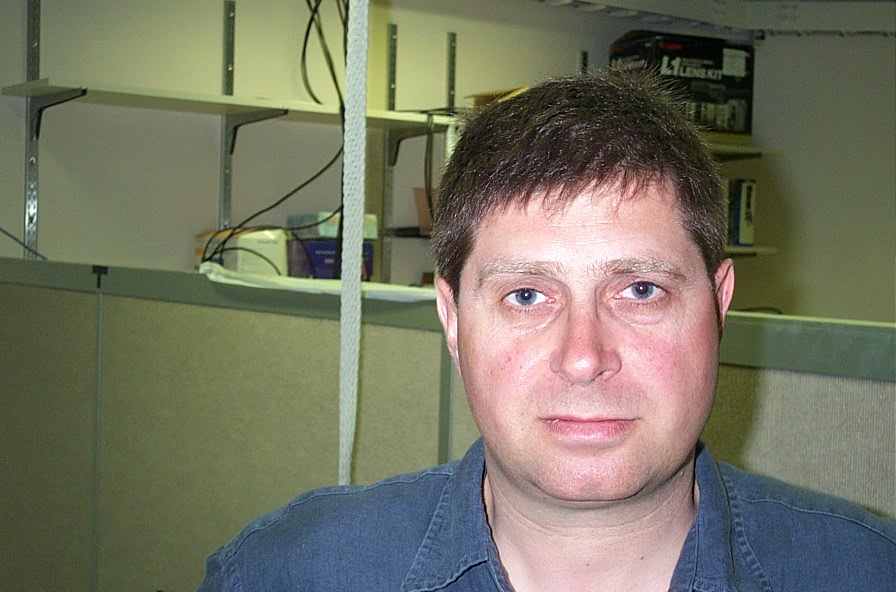
#> input picture face and gender recognition/images/image_0005.jpg, 896 x 592 px, found by its file name; its folder holds only this picture in this run
$ python faceRecog.py
#> lines starting #> are read from the running program, lines starting #| are printed output that depends on the picture
# -*- coding: utf-8 -*-
"""
Created on Thu Nov  2 11:44:42 2017

@author: Quantum
"""
import cv2
import os
from os import listdir,makedirs
from os.path import isfile,join


path = r'D:\homework and assignments\computer vision\face and gender recognition\images' # Source Folder
dstpath = r'D:\homework and assignments\computer vision\face and gender recognition\test' # Destination Folder
dstpath2= r'D:\homework and assignments\computer vision\face and gender recognition\Histeq'

try:
    makedirs(dstpath)
except:
    print ("Directory already exist, images will be written in asme folder")

# Folder won't used
files = [f for f in listdir(path) if isfile(join(path,f))]

for image in files:
    try:
        img = cv2.imread(os.path.join(path,image),cv2.IMREAD_GRAYSCALE)
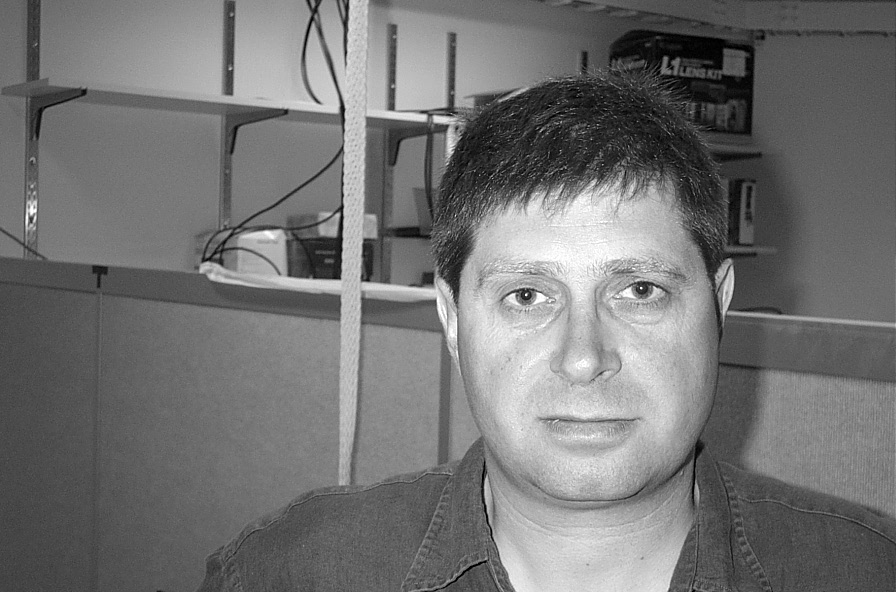
#> img: shape (592, 896); min 0, max 255, mean 115.2
        imgnew=cv2.equalizeHist(img)
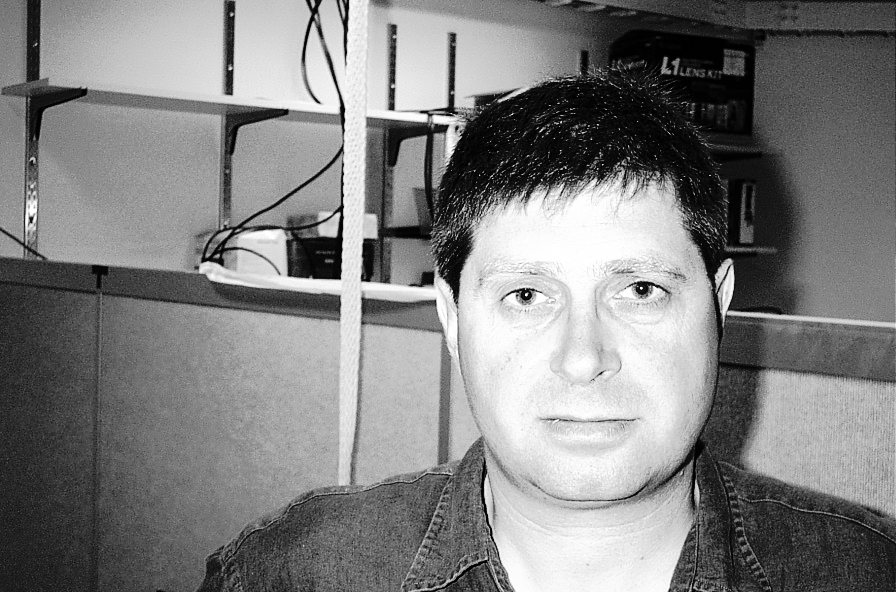
#> imgnew: shape (592, 896); min 0, max 255, mean 128.3
        dstPath = join(dstpath,image)
        cv2.imwrite(dstPath,imgnew)
    except:
        print ("{} is not converted".format(image))


#

$ run again, on face and gender recognition/images/image_0027.jpg
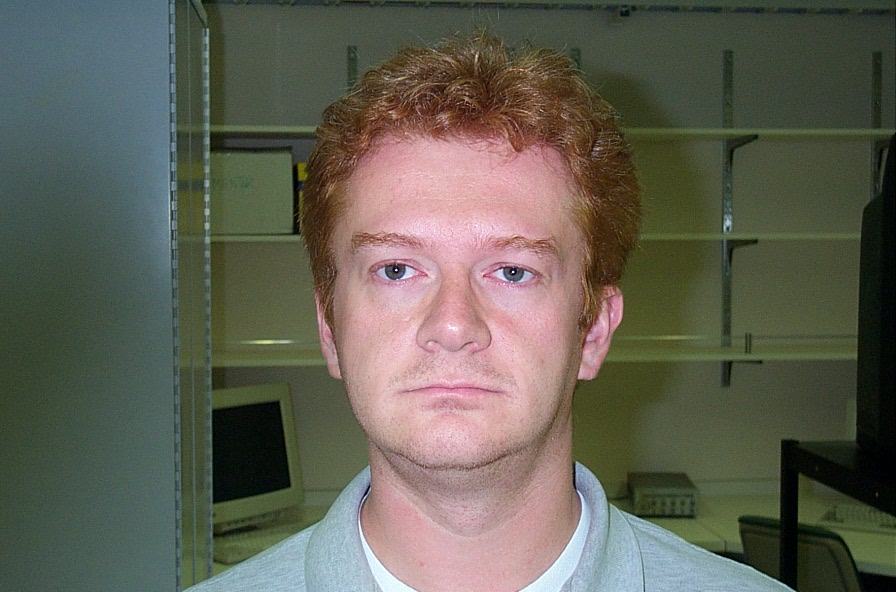
#> input picture face and gender recognition/images/image_0027.jpg, 896 x 592 px, found by its file name
#> `img = cv2.imread(os.path.join(path,image),cv2.IMREAD_GRAYSCALE)`:
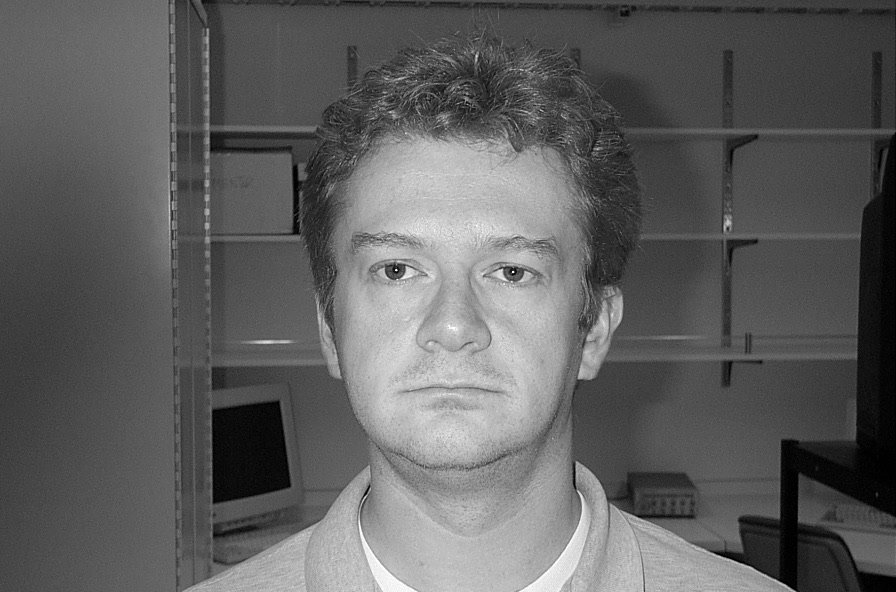
#> img: shape (592, 896); min 0, max 255, mean 95.1
#> `imgnew=cv2.equalizeHist(img)`:
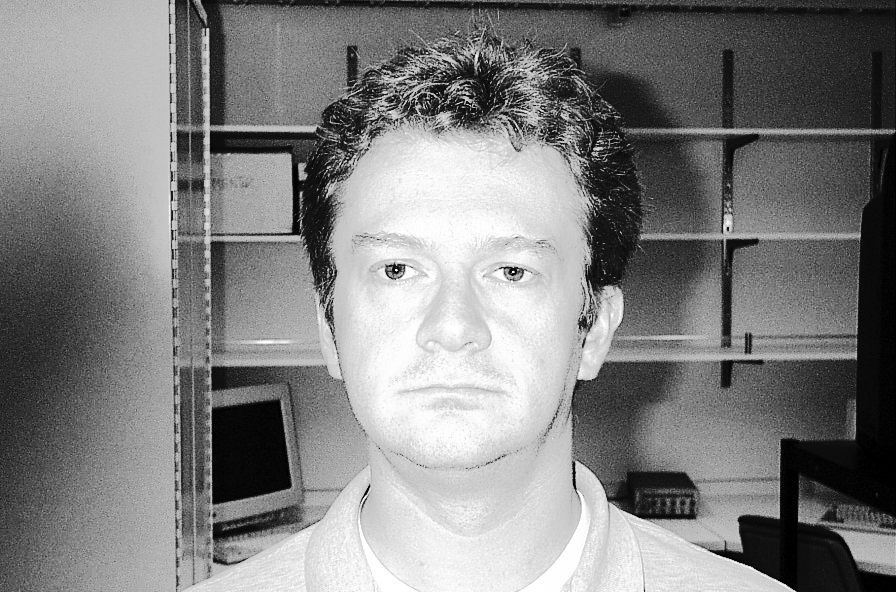
#> imgnew: shape (592, 896); min 0, max 255, mean 128.5

$ run again, on face and gender recognition/images/image_0039.jpg
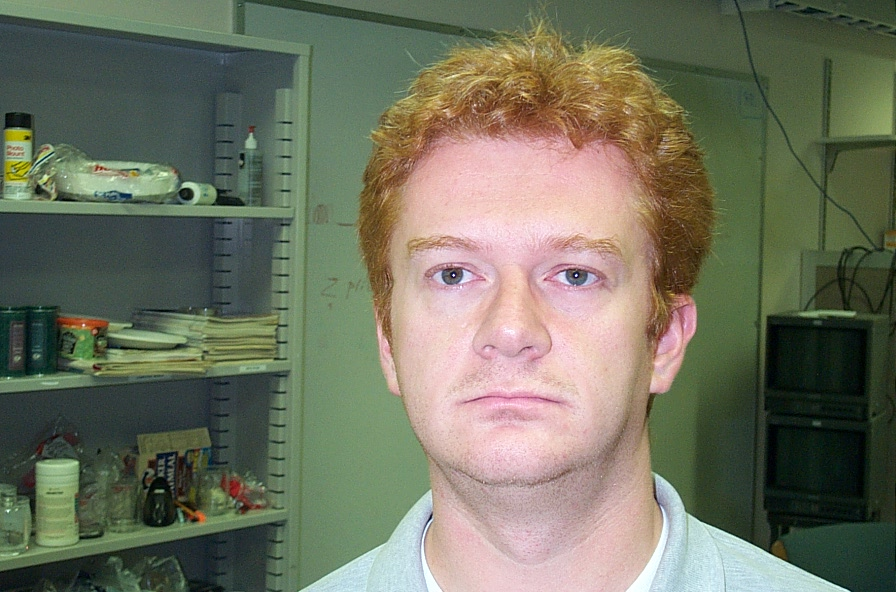
#> input picture face and gender recognition/images/image_0039.jpg, 896 x 592 px, found by its file name
#> `img = cv2.imread(os.path.join(path,image),cv2.IMREAD_GRAYSCALE)`:
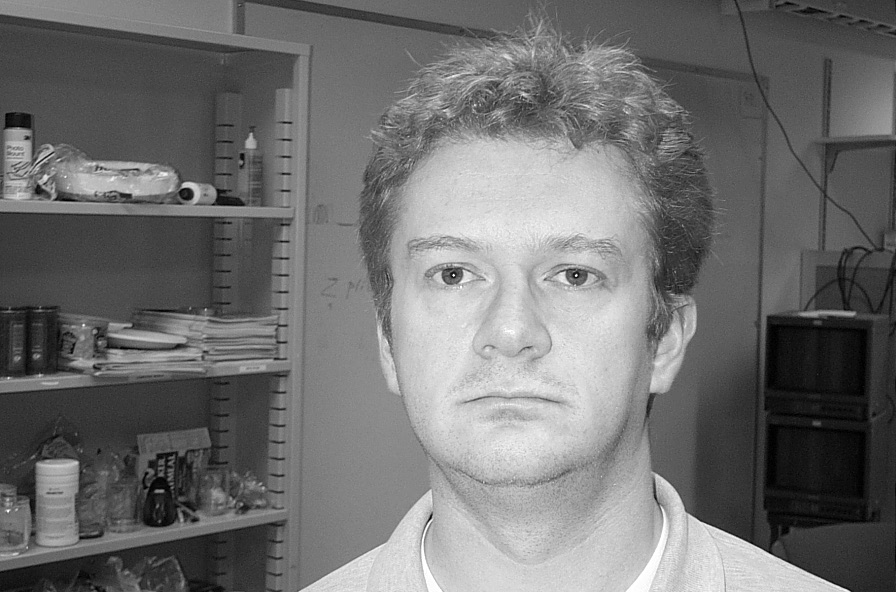
#> img: shape (592, 896); min 0, max 255, mean 111.7
#> `imgnew=cv2.equalizeHist(img)`:
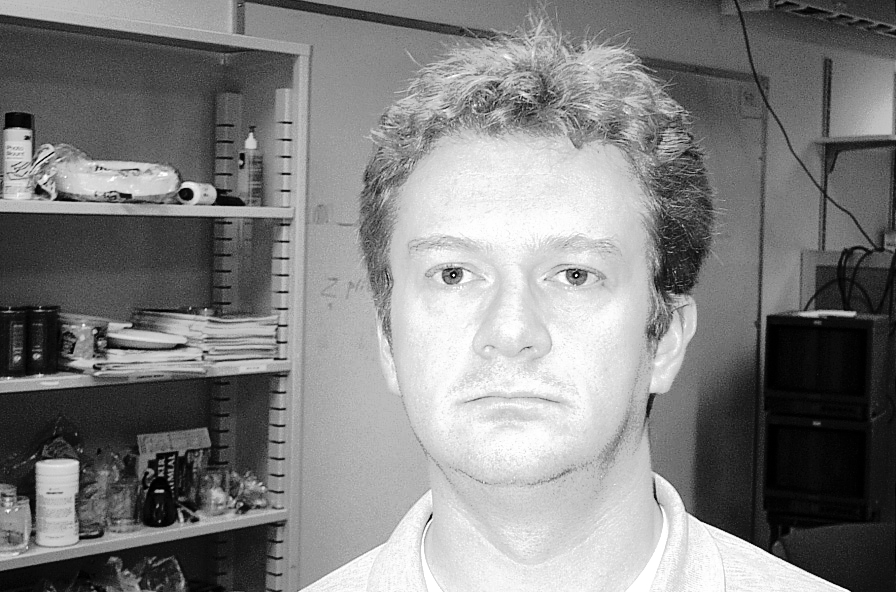
#> imgnew: shape (592, 896); min 0, max 255, mean 128.2

$ run again, on face and gender recognition/images/image_0042.jpg
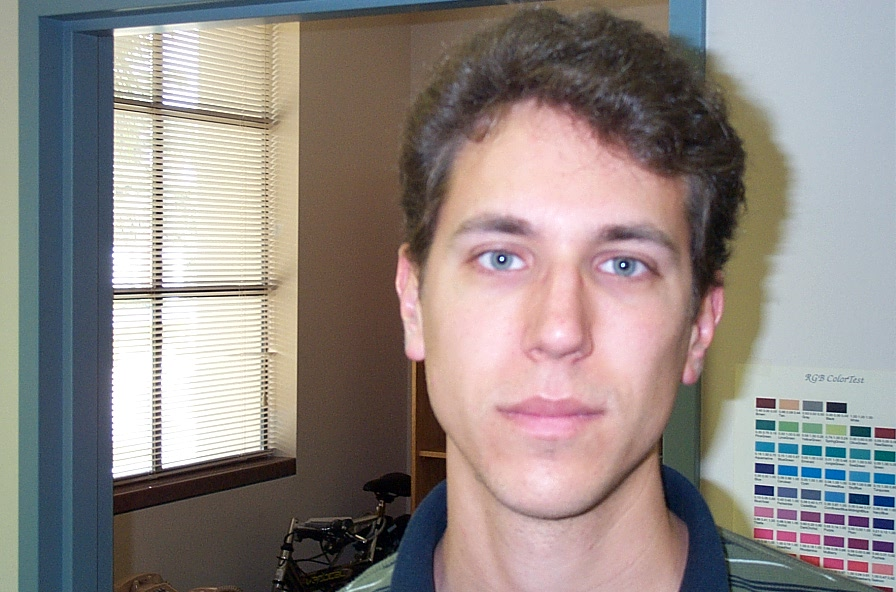
#> input picture face and gender recognition/images/image_0042.jpg, 896 x 592 px, found by its file name
#> `img = cv2.imread(os.path.join(path,image),cv2.IMREAD_GRAYSCALE)`:
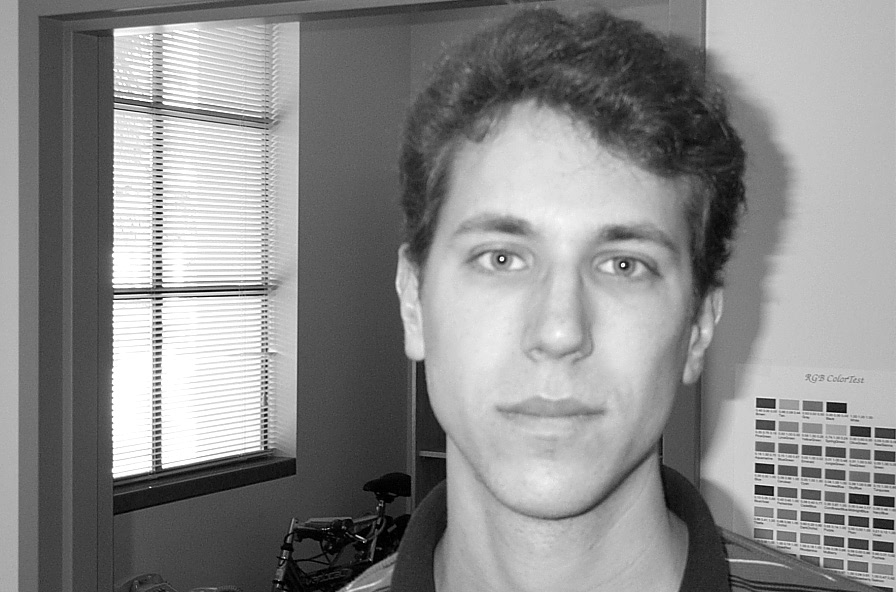
#> img: shape (592, 896); min 0, max 255, mean 138.5
#> `imgnew=cv2.equalizeHist(img)`:
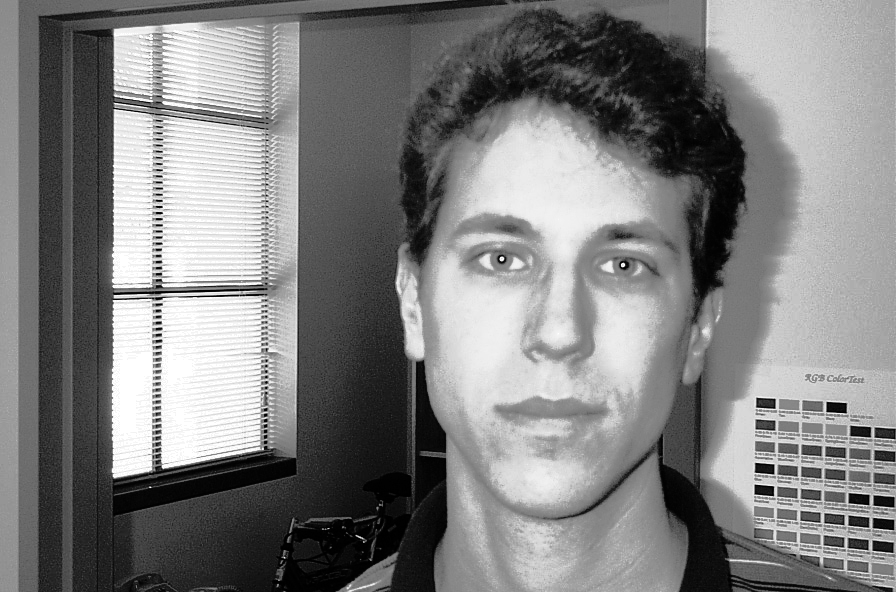
#> imgnew: shape (592, 896); min 0, max 255, mean 128.2

$ run again, on face and gender recognition/images/image_0009.jpg
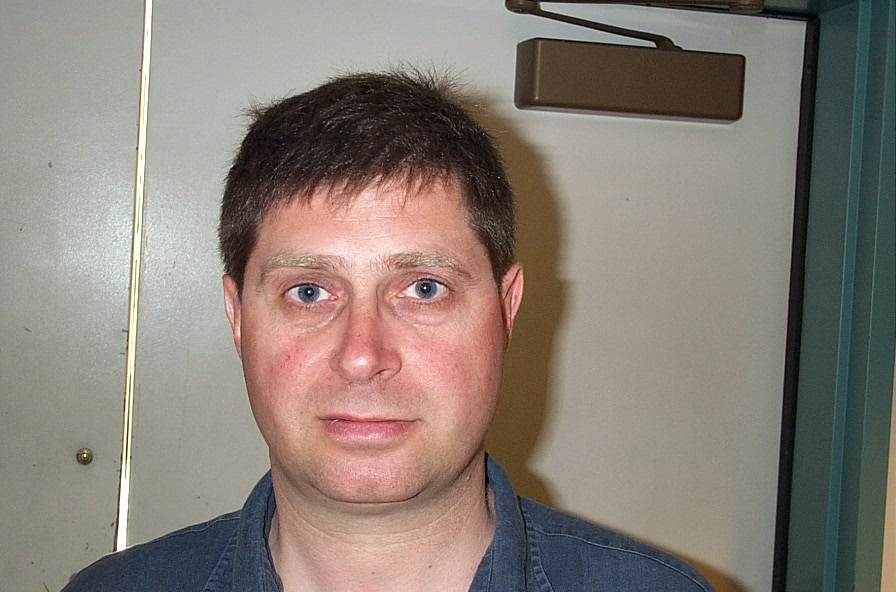
#> input picture face and gender recognition/images/image_0009.jpg, 896 x 592 px, found by its file name
#> `img = cv2.imread(os.path.join(path,image),cv2.IMREAD_GRAYSCALE)`:
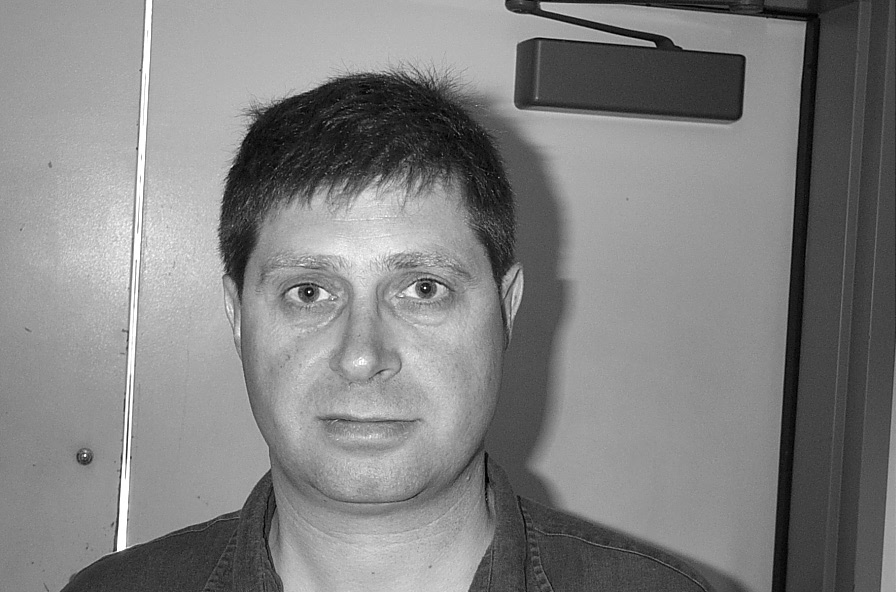
#> img: shape (592, 896); min 0, max 255, mean 129.1
#> `imgnew=cv2.equalizeHist(img)`:
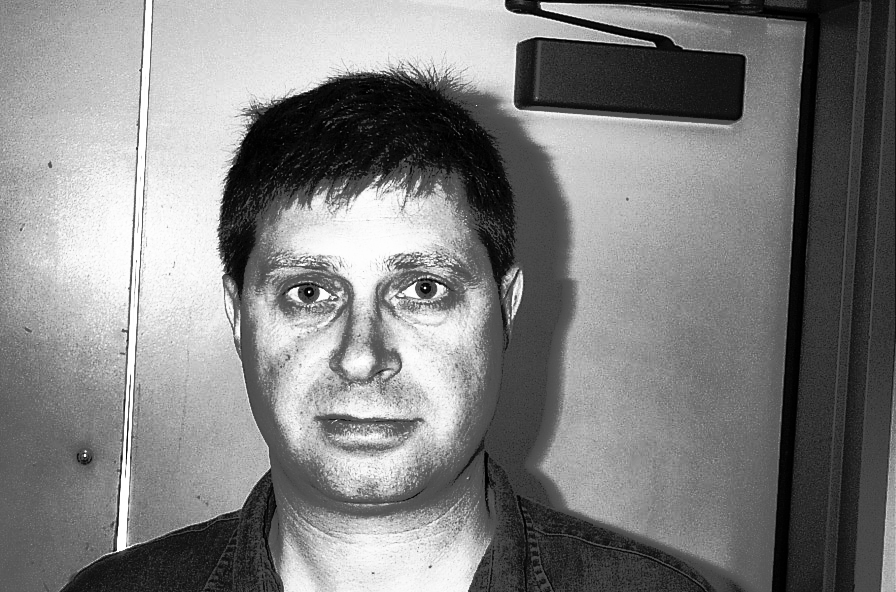
#> imgnew: shape (592, 896); min 0, max 255, mean 128.5
